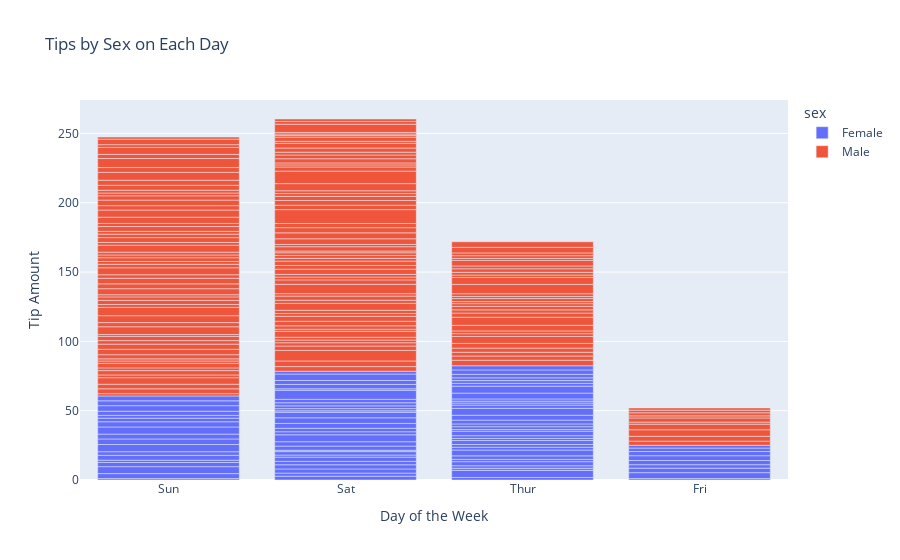

The cell this chart's notebook holds for it:
### Code cell
#Stacked bar chart

df_tips = px.data.tips()
px.bar(df_tips, x = 'day', y = 'tip', color = 'sex', title = 'Tips by Sex on Each Day',
      labels = {'tip': 'Tip Amount', 'day': 'Day of the Week'})

### Figure 1 — Plotly figure (JSON) as saved in the notebook; plotly's stock layout.template omitted (floating-point values rounded to 4 significant figures; data arrays with more than 128 entries replaced by an {"elided": "..."} marker saying what was removed)
{"data": [{"alignmentgroup": "True", "hovertemplate": "sex=Female<br>Day of the Week=%{x}<br>Tip Amount=%{y}<extra></extra>", "legendgroup": "Female", "marker": {"color": "#636efa", "pattern": {"shape": ""}}, "name": "Female", "offsetgroup": "Female", "orientation": "v", "showlegend": true, "textposition": "auto", "type": "bar", "x": ["Sun", "Sun", "Sun", "Sun", "Sun", "Sun", "Sat", "Sat", "Sat", "Sat", "Sat", "Sat", "Sun", "Sun", "Sat", "Sat", "Sat", "Sat", "Sat", "Sat", "Sat", "Thur", "Thur", "Fri", "Fri", "Fri", "Fri", "Fri", "Sat", "Sat", "Sat", "Sat", "Sat", "Sun", "Sun", "Thur", "Thur", "Thur", "Thur", "Thur", "Thur", "Thur", "Thur", "Thur", "Thur", "Thur", "Thur", "Thur", "Thur", "Thur", "Thur", "Thur", "Thur", "Thur", "Thur", "Thur", "Thur", "Sun", "Sun", "Sun", "Sun", "Sun", "Sat", "Sat", "Sun", "Sun", "Sun", "Thur", "Thur", "Thur", "Thur", "Thur", "Thur", "Thur", "Sat", "Sat", "Sat", "Sat", "Sat", "Fri", "Fri", "Fri", "Fri", "Sat", "Sat", "Sat", "Thur"], "xaxis": "x", "y": [1.01, 3.61, 5, 3.02, 1.67, 3.5, 2.75, 2.23, 3, 3, 2.45, 3.07, 2.6, 5.2, 1.5, 2.47, 1, 3, 3.14, 5, 2.2, 1.83, 5.17, 1, 4.3, 3.25, 2.5, 3, 2.5, 3.48, 4.08, 4, 1, 4, 3.5, 1.5, 1.8, 2.92, 1.68, 2.52, 4.2, 2, 2, 2.83, 1.5, 2, 3.25, 1.25, 2, 2, 2.75, 3.5, 5, 2.3, 1.5, 1.36, 1.63, 5.14, 3.75, 2.61, 2, 3, 1.61, 2, 4, 3.5, 3.5, 4.19, 5, 2, 2.01, 2, 2.5, 3.23, 2.23, 2.5, 6.5, 1.1, 3.09, 3.48, 3, 2.5, 2, 2.88, 4.67, 2, 3], "yaxis": "y"}, {"alignmentgroup": "True", "hovertemplate": "sex=Male<br>Day of the Week=%{x}<br>Tip Amount=%{y}<extra></extra>", "legendgroup": "Male", "marker": {"color": "#EF553B", "pattern": {"shape": ""}}, "name": "Male", "offsetgroup": "Male", "orientation": "v", "showlegend": true, "textposition": "auto", "type": "bar", "x": {"elided": "157 str values"}, "xaxis": "x", "y": {"elided": "157 float values"}, "yaxis": "y"}], "layout": {"barmode": "relative", "legend": {"title": {"text": "sex"}, "tracegroupgap": 0}, "title": {"text": "Tips by Sex on Each Day"}, "xaxis": {"anchor": "y", "domain": [0, 1], "title": {"text": "Day of the Week"}}, "yaxis": {"anchor": "x", "domain": [0, 1], "title": {"text": "Tip Amount"}}}}
